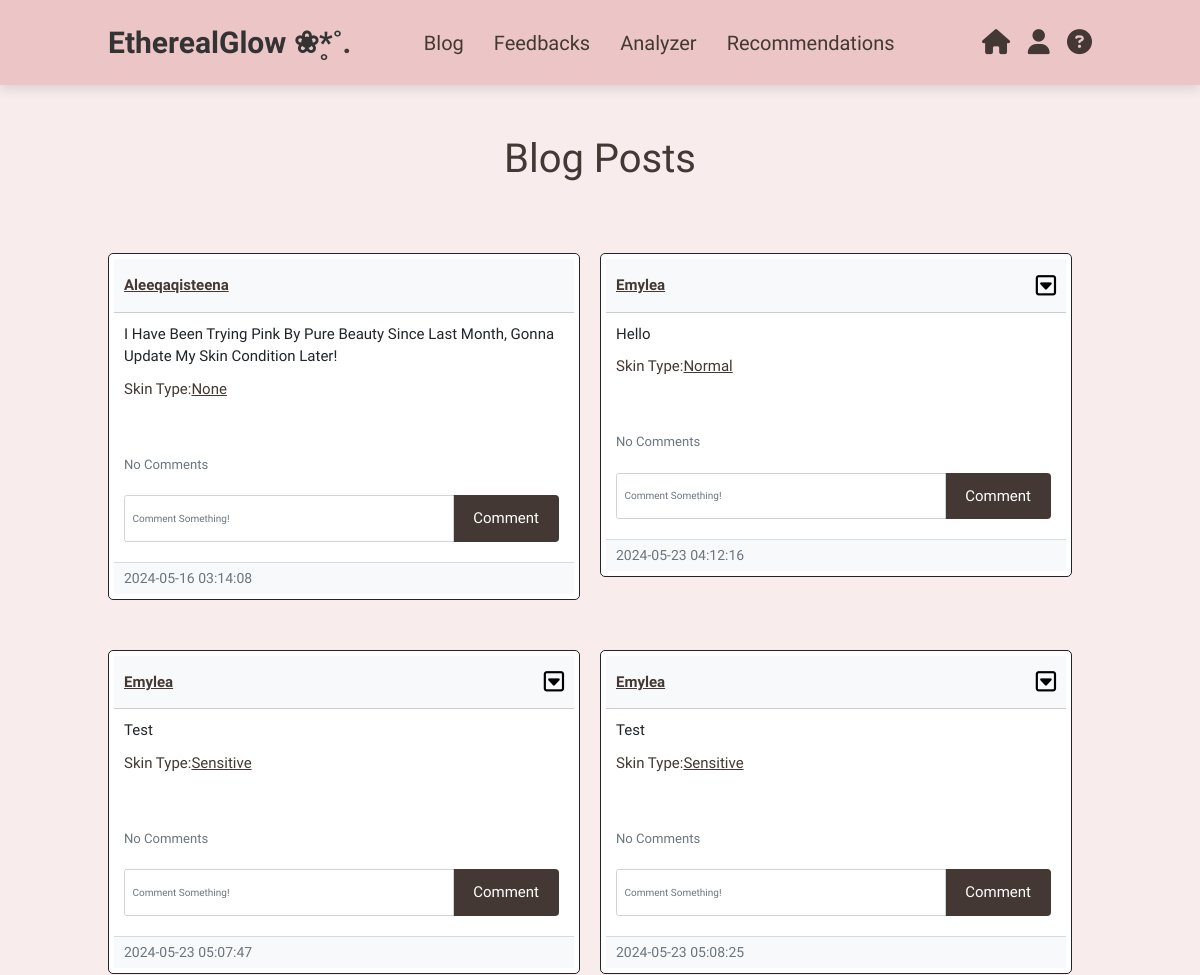
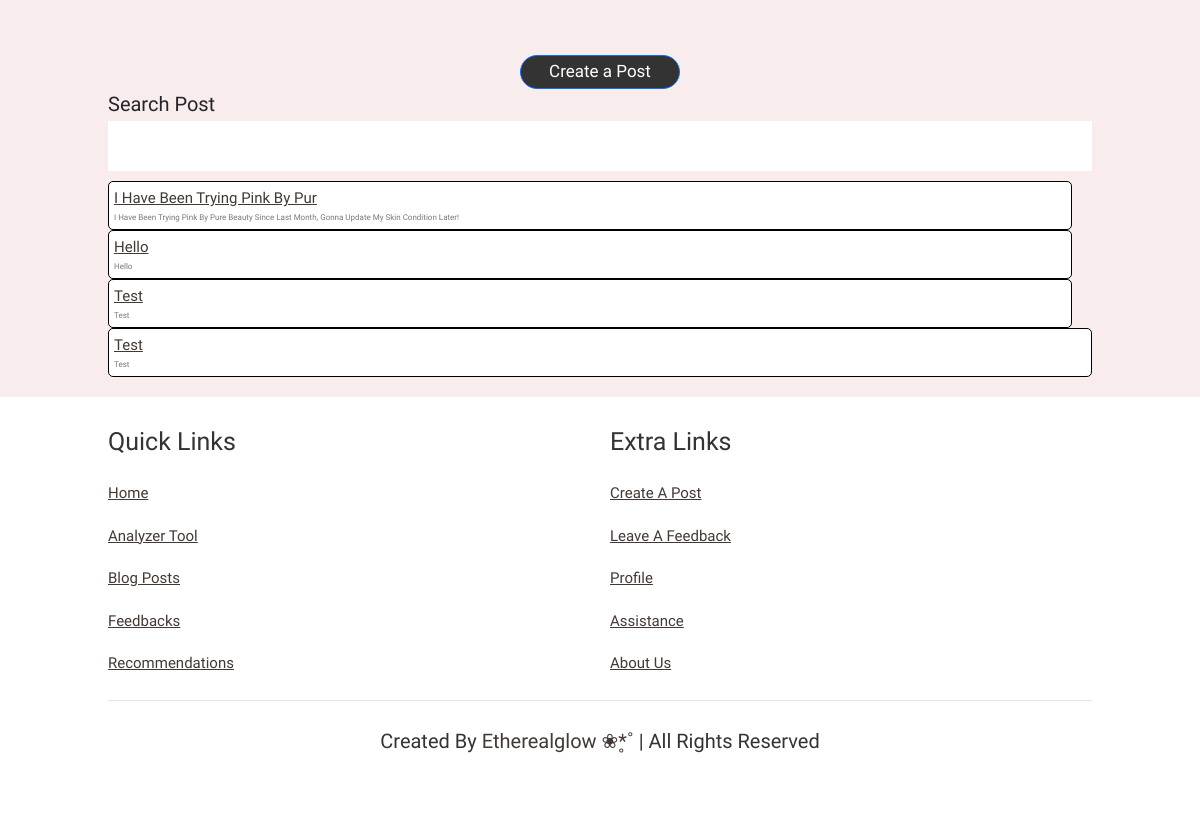
The page /Blog (signed in) on the database as committed earlier (2 pictures, top to bottom).
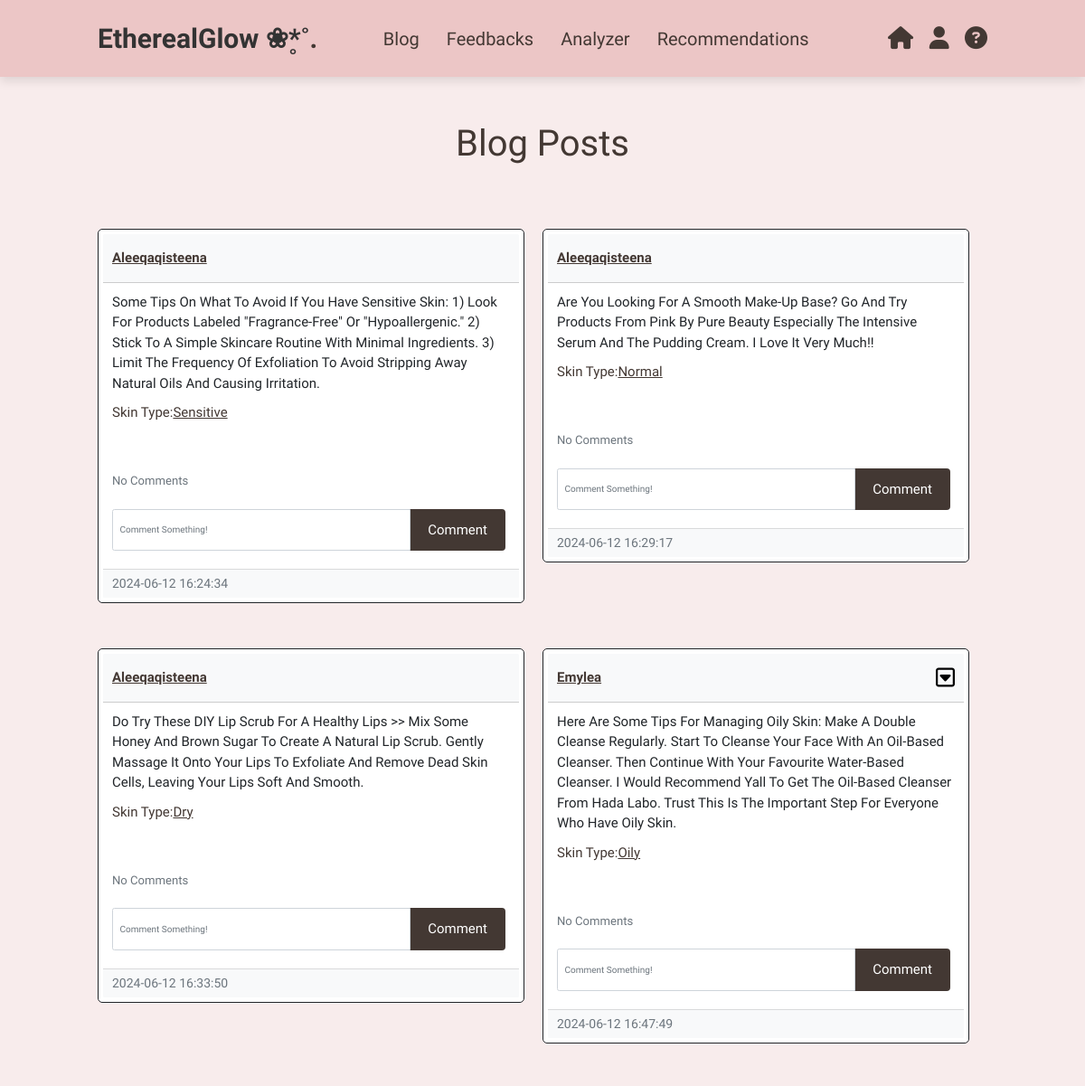
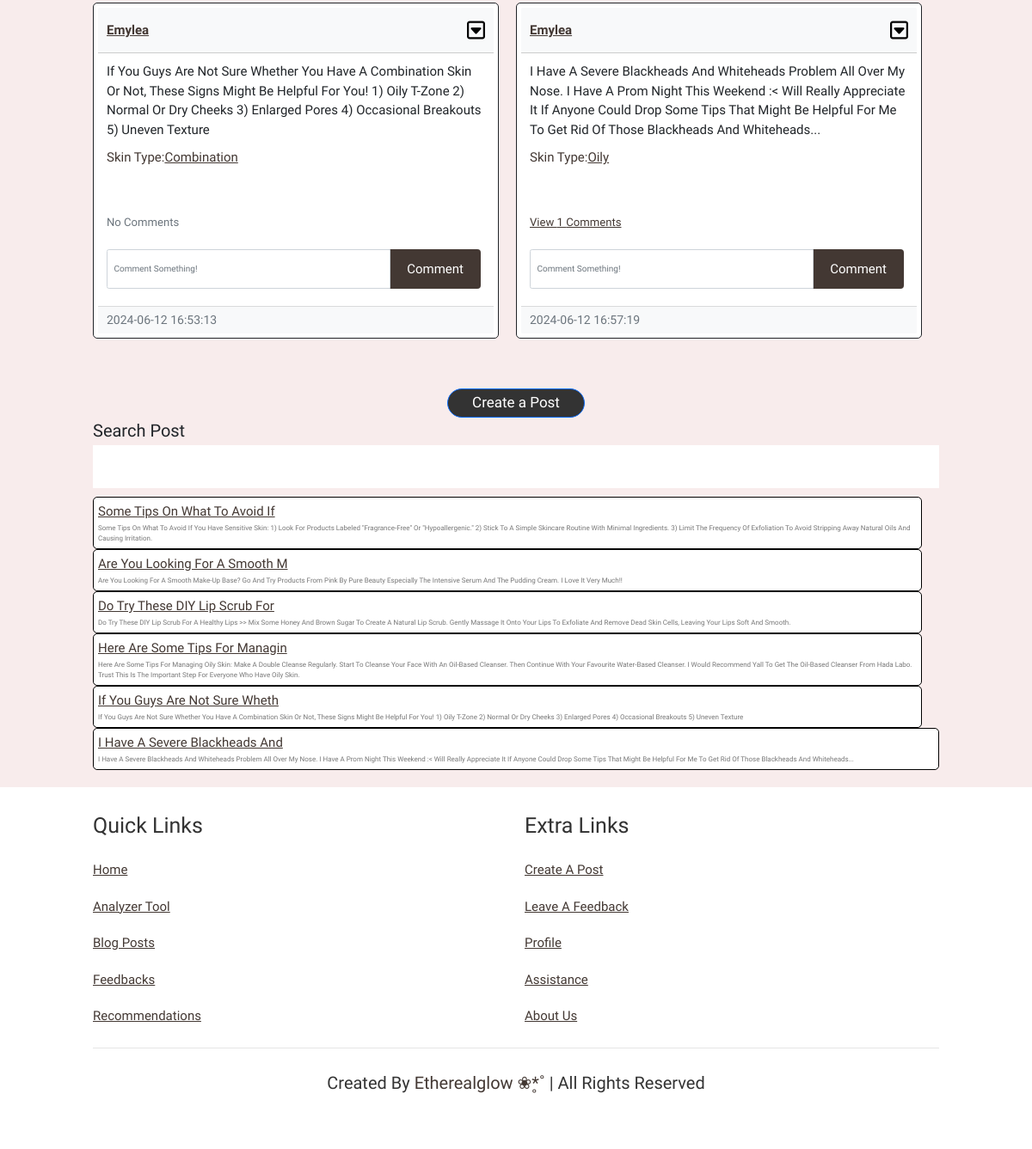
The same page on the database as committed later (2 pictures, top to bottom).
### website/models.py (models this page shows)
class Post(db.Model):
    id = db.Column(db.Integer, primary_key=True)
    text = db.Column(db.Text, nullable=False)
    date_created = db.Column(db.DateTime(timezone=True), default=func.now())
    author = db.Column(db.Integer, db.ForeignKey('user.id', ondelete="CASCADE"), nullable=False)
    comments = db.relationship('Comment', backref='post', passive_deletes=True)
    skintype = db.Column(db.Text, nullable=False)

class User(db.Model, UserMixin):
    id = db.Column(db.Integer, primary_key=True)
    email = db.Column(db.String(150), unique=True)
    username = db.Column(db.String(150), unique=True)
    password = db.Column(db.String(150))
    date_created = db.Column(db.DateTime(timezone=True), default=func.now())
    posts = db.relationship('Post', backref='user', passive_deletes=True)
    feedbacks = db.relationship('Feedback', backref='author', passive_deletes=True)
    comments = db.relationship('Comment', backref='user', passive_deletes=True)
    skintype = db.Column(db.Text, nullable=False)
    products = db.relationship('Product', backref='author', passive_deletes=True)

### website/views.py (the view)
@views.route("/Blog")
@login_required
def blog():
    posts = Post.query.all()
    return render_template("blog.html", user=current_user, posts = posts)

### website/templates/blog.html (shortened to what this page needs)
{% extends "posts_div.html" %}

### website/templates/posts_div.html (shortened to what this page needs)
{% extends "base.html" %}
{% block content%}
<section class="posts" id="posts">
    <div class="content">
        {% block header %}
        <h3 align = "center"> Blog Posts</h3>
        {% endblock %}
        <div id="posts">
            {% for post in posts %}
            <br />
            <div class="card border-dark">
                <div class="card-header d-flex justify-content-between align-items-center">
                    <a href="/posts/{{post.user.username}}">{{post.user.username}}</a>
                     {% if user.id == post.author %}
                    <div class="btn-group">
                        <button
                        type="button"
                        class="fa-regular fa-square-caret-down"
                        data-bs-toggle="dropdown"
                        ></button>
                    </div>
                      {% endif %}
                </div>
                <div class="card-body">
                    <div class="card-text">{{post.text}}</div>
                        <p>Skin Type:<a href="/share/{{post.skintype}}">{{post.skintype}}</a></p>
                        <br />
                <p class="card-text">
                {% if post.comments|length > 0 %}
                    <a data-bs-toggle="collapse" href="#comments-{{post.id}}" role="button">
                        <small>View {{post.comments|length}} Comments</small>
                    </a>
                {% else %}
                        <small class="text-muted">No Comments</small>
                {% endif %}
                </p>
                <form class="input-group mb-3" method="POST" action="/create-comment/{{post.id}}">
                    <input type="text" id="text" name="text" class="form-control" placeholder="Comment something!" required>
                    <input type="submit" value="Comment">
                </form>
            </div>
        <div class="card-footer text-muted">{{post.date_created}}</div>
      </div>
      <br /> {% endfor %}
    </div>
    {% block footer %}
    <br><br>
    <div align="center">
      <a href="/create_post"><button type="button" class = "btn btn btn-primary">Create a Post</button></a>
  </div>
    <head>
    </head>
    <body>
        <div class="search-wrapper">
            <label for="search">Search Post</label>
            <input type="search" id="search" data-search>
        </div>
        {% for post in posts %}
            <div class="card">
                <div class="header"><a href="/post/{{ post.id }}">{{ post.text[:30] }}</a></div>
                <div class="body">{{ post.text }}</div>
            </div>
        {% endfor %}
    </body>
    {% endblock %}
  </div>
</section>
    {% endblock %}

Rows that differ between the two databases and show on the page:
removed Post: user.username "Emylea", text "Hello", skintype "Normal", shows "No Comments", date_created "2024-05-23 04:12:16"
added Post: user.username "Aleeqaqisteena", text "Some Tips On What To Avoid If You Have Sensitive Skin: 1) Look For Products Labeled \"fragrance-Free\" Or \"hypoallergenic.\" 2) Stick To A Simple Skincare Routine With Minimal Ingredients. 3) Limit The Frequency Of Exfoliation To Avoid Stripping Away Natural Oils And Causing Irritation.", skintype "Sensitive", shows "No Comments", date_created "2024-06-12 16:24:34", text "Some Tips On What To Avoid If"
changed Post: text "I Have Been Trying Pink By Pure Beauty Since Last Month, Gonna Update My Skin Condition Later!" → "Are You Looking For A Smooth Make-Up Base? Go And Try Products From Pink By Pure Beauty Especially The Intensive Serum And The Pudding Cream. I Love It Very Much!!"; skintype "None" → "Normal"; date_created "2024-05-16 03:14:08" → "2024-06-12 16:29:17"; text "I Have Been Trying Pink By Pur" → "Are You Looking For A Smooth M"
added Post: user.username "Aleeqaqisteena", text "Do Try These DIY Lip Scrub For A Healthy Lips >> Mix Some Honey And Brown Sugar To Create A Natural Lip Scrub. Gently Massage It Onto Your Lips To Exfoliate And Remove Dead Skin Cells, Leaving Your Lips Soft And Smooth.", skintype "Dry", shows "No Comments", date_created "2024-06-12 16:33:50", text "Do Try These DIY Lip Scrub For"
changed Post: text "Test" → "Here Are Some Tips For Managing Oily Skin: Make A Double Cleanse Regularly. Start To Cleanse Your Face With An Oil-Based Cleanser. Then Continue With Your Favourite Water-Based Cleanser. I Would Recommend Yall To Get The Oil-Based Cleanser From Hada Labo. Trust This Is The Important Step For Everyone Who Have Oily Skin."; skintype "Sensitive" → "Oily"; date_created "2024-05-23 05:07:47" → "2024-06-12 16:47:49"; text "Test" → "Here Are Some Tips For Managin"
changed Post: text "Test" → "If You Guys Are Not Sure Whether You Have A Combination Skin Or Not, These Signs Might Be Helpful For You! 1) Oily T-Zone 2) Normal Or Dry Cheeks 3) Enlarged Pores 4) Occasional Breakouts 5) Uneven Texture"; skintype "Sensitive" → "Combination"; date_created "2024-05-23 05:08:25" → "2024-06-12 16:53:13"; text "Test" → "If You Guys Are Not Sure Wheth"
added Post: user.username "Emylea", text "I Have A Severe Blackheads And Whiteheads Problem All Over My Nose. I Have A Prom Night This Weekend :< Will Really Appreciate It If Anyone Could Drop Some Tips That Might Be Helpful For Me To Get Rid Of Those Blackheads And Whiteheads...", skintype "Oily", comments|length "1", date_created "2024-06-12 16:57:19", text "I Have A Severe Blackheads And"
